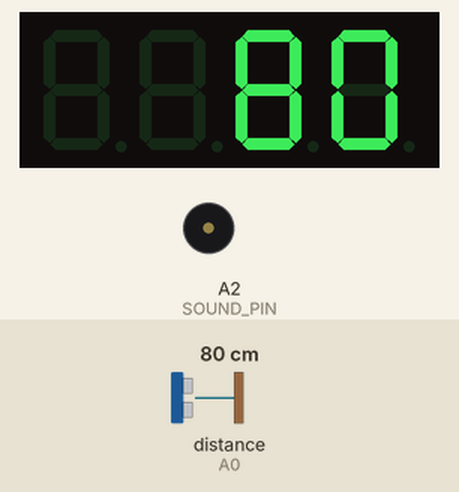
Bench run of a sketch on a simulated Arduino Uno, built with avr-gcc and run on an emulated ATmega328P. Parts: 4-digit seven-segment display, buzzer (waves = sounding). Wiring (inferred from the names in the program): ultrasonic range finder: trigger A1; echo A0. The inputs (shaded band) are chosen by the test bench; at power-on: distance to the obstacle (sensor on A0) 80 cm. The echo pulse lasts 58.3 µs per cm.

Above: at 2.8 s.
2.9 s: distance to the obstacle (sensor on A0) set to 2 cm
At 3.05 s:
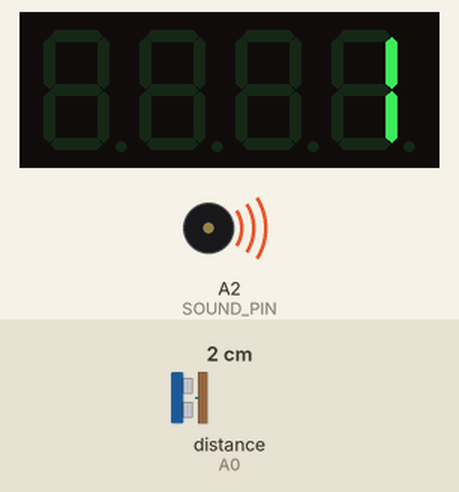
6.5 s: distance to the obstacle (sensor on A0) set to 4 cm
At 7.8 s:
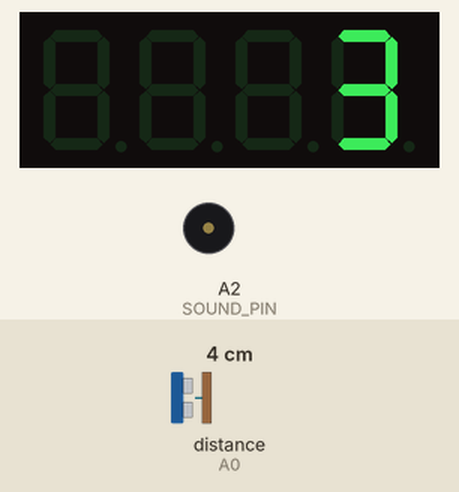
8.5 s: distance to the obstacle (sensor on A0) set to 9 cm
At 9.8 s:
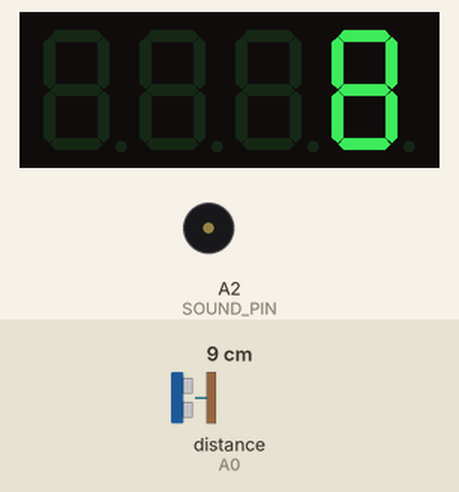
Timing chart, 0 to 16.5 s (numbered marks = the images above; inputs shaded):
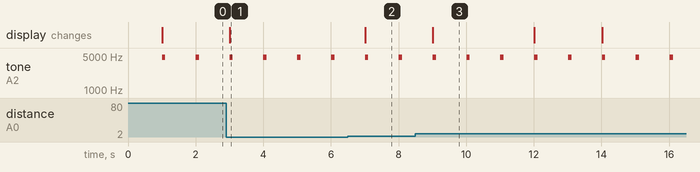

The sketch:

4DigitDisplay_sonar_sensor.ino
```cpp
#include "SevSeg.h"
#include "math.h"
#include "pitches.h"

#define MICROPHONE_PIN A0   // This is the ECHO pin
#define SPEAKER_PIN A1      // This is the TRIG pin

#define SOUND_PIN A2

unsigned long previousMillis = 0;
unsigned long tonePreviousMillis = 0;

const int interval = 1000;
const int toneInterval = 100 * 1.30;
long distanceInCM = 0;
SevSeg sevseg; //Initiate a seven segment controller object


void setup() {
  byte numDigits = 4;
  byte digitPins[] = {2, 3, 4, 5,};
  byte segmentPins[] = {6, 7, 8, 9, 10, 11, 12, 13};
  bool resistorsOnSegments = 0;
  // variable above indicates that 4 resistors were placed on the digit pins.
  // set variable to 1 if you want to use 8 resistors on the segment pins.
  sevseg.begin(COMMON_ANODE, numDigits, digitPins, segmentPins, resistorsOnSegments);
  sevseg.setBrightness(90);
  Serial.begin(9600);
  pinMode(MICROPHONE_PIN, INPUT);
  pinMode(SPEAKER_PIN, OUTPUT);
}
void loop() {
  long pulseTime;
  unsigned long currentMillis = millis();
  sevseg.setNumber(distanceInCM);
  sevseg.refreshDisplay(); // Must run repeatedly
  if ( currentMillis - previousMillis > interval ) {
    previousMillis = currentMillis;
    digitalWrite(SPEAKER_PIN, LOW);
    delayMicroseconds(2);
    digitalWrite(SPEAKER_PIN, HIGH);
    delayMicroseconds(10);
    digitalWrite(SPEAKER_PIN, LOW);
    pulseTime = pulseIn(MICROPHONE_PIN, HIGH);
    distanceInCM = (pulseTime / 29) / 2;
    tone(SOUND_PIN, NOTE_D8, 100);
    tonePreviousMillis = millis();
    return;
  }

  if(currentMillis - tonePreviousMillis > toneInterval){
    noTone(SOUND_PIN);
  }

}
```

pitches.h
```cpp
/*************************************************
 * Public Constants
 *************************************************/

#define NOTE_B0  31
#define NOTE_C1  33
#define NOTE_CS1 35
#define NOTE_D1  37
#define NOTE_DS1 39
#define NOTE_E1  41
#define NOTE_F1  44
#define NOTE_FS1 46
#define NOTE_G1  49
#define NOTE_GS1 52
#define NOTE_A1  55
#define NOTE_AS1 58
#define NOTE_B1  62
#define NOTE_C2  65
#define NOTE_CS2 69
#define NOTE_D2  73
#define NOTE_DS2 78
#define NOTE_E2  82
#define NOTE_F2  87
#define NOTE_FS2 93
#define NOTE_G2  98
#define NOTE_GS2 104
#define NOTE_A2  110
#define NOTE_AS2 117
#define NOTE_B2  123
#define NOTE_C3  131
#define NOTE_CS3 139
#define NOTE_D3  147
#define NOTE_DS3 156
#define NOTE_E3  165
#define NOTE_F3  175
#define NOTE_FS3 185
#define NOTE_G3  196
#define NOTE_GS3 208
#define NOTE_A3  220
#define NOTE_AS3 233
#define NOTE_B3  247
#define NOTE_C4  262
#define NOTE_CS4 277
#define NOTE_D4  294
#define NOTE_DS4 311
#define NOTE_E4  330
#define NOTE_F4  349
#define NOTE_FS4 370
#define NOTE_G4  392
#define NOTE_GS4 415
#define NOTE_A4  440
#define NOTE_AS4 466
#define NOTE_B4  494
#define NOTE_C5  523
#define NOTE_CS5 554
#define NOTE_D5  587
#define NOTE_DS5 622
#define NOTE_E5  659
#define NOTE_F5  698
#define NOTE_FS5 740
#define NOTE_G5  784
#define NOTE_GS5 831
#define NOTE_A5  880
#define NOTE_AS5 932
#define NOTE_B5  988
#define NOTE_C6  1047
#define NOTE_CS6 1109
#define NOTE_D6  1175
#define NOTE_DS6 1245
#define NOTE_E6  1319
#define NOTE_F6  1397
#define NOTE_FS6 1480
#define NOTE_G6  1568
#define NOTE_GS6 1661
#define NOTE_A6  1760
#define NOTE_AS6 1865
#define NOTE_B6  1976
#define NOTE_C7  2093
#define NOTE_CS7 2217
#define NOTE_D7  2349
#define NOTE_DS7 2489
#define NOTE_E7  2637
#define NOTE_F7  2794
#define NOTE_FS7 2960
#define NOTE_G7  3136
#define NOTE_GS7 3322
#define NOTE_A7  3520
#define NOTE_AS7 3729
#define NOTE_B7  3951
#define NOTE_C8  4186
#define NOTE_CS8 4435
#define NOTE_D8  4699
#define NOTE_DS8 4978
```

Measured:
- after the input at 2.9 s, the display: changes after 0.11 s (image 1)
- after the input at 6.5 s, the display: changes after 0.51 s (image 2)
- after the input at 8.5 s, the display: changes after 0.51 s (image 3)
- by itself, tone on A2 (SOUND_PIN): alternates 4699 Hz for 0.10 s and silent for 0.90 s
